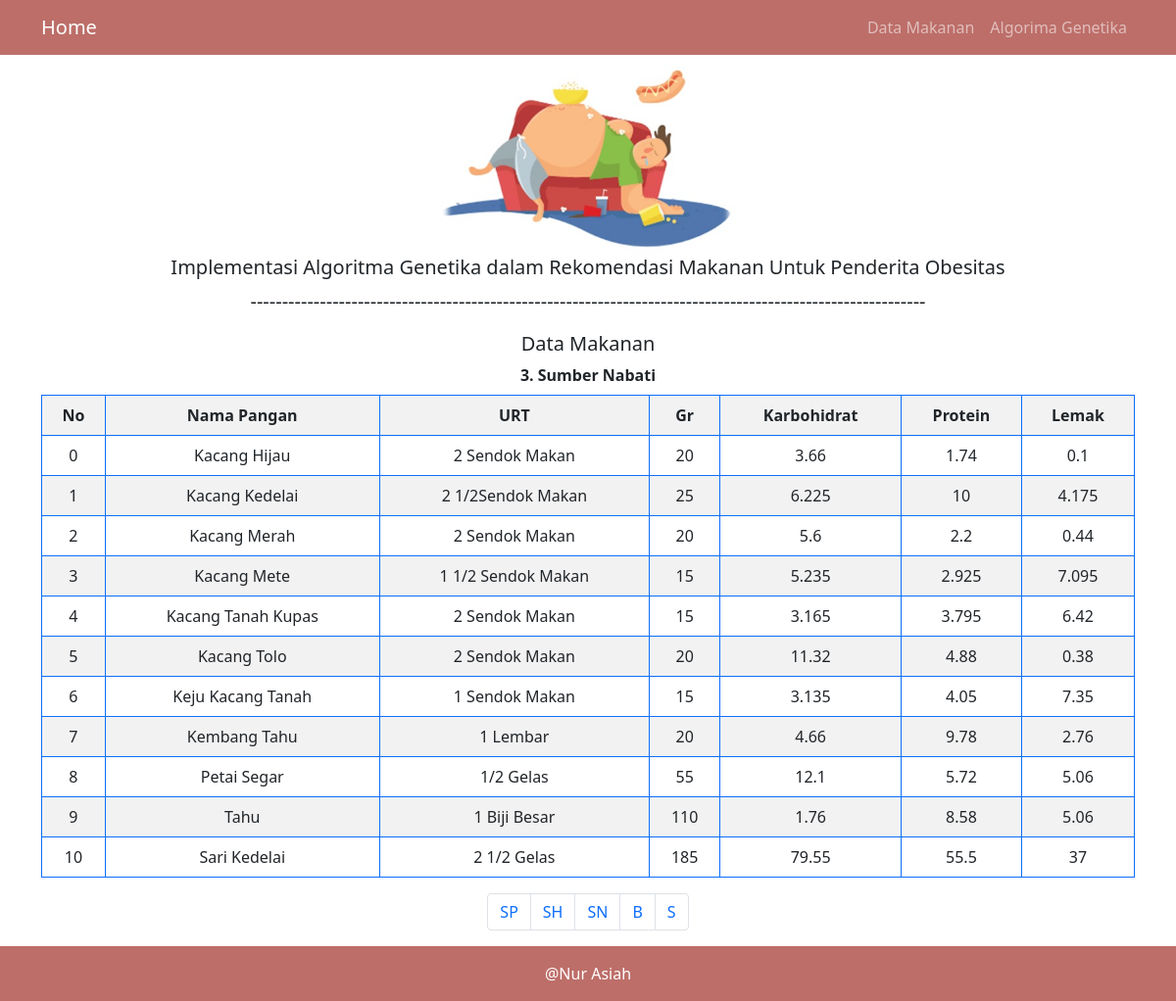
The page /sumbernabati.php on the database its author committed.
### tables this page shows
CREATE TABLE `sumbernabati` (
  `Index` int(100) NOT NULL,
  `Nama_Pangan` varchar(255) NOT NULL,
  `URT` tinytext NOT NULL,
  `Gr` int(100) NOT NULL,
  `Karbohidrat` float NOT NULL,
  `Protein` float NOT NULL,
  `Lemak` float NOT NULL
);

### sumbernabati.php (the view, shortened to what this page needs)
<!DOCTYPE html>
<html lang="en">
  <head>
    <link href="https://cdn.jsdelivr.net/npm/bootstrap@5.1.3/dist/css/bootstrap.min.css" rel="stylesheet" />
  </head>
  <body>
    <nav class="navbar navbar-expand-lg navbar-dark" style="background-color: rgba(158, 42, 34, 0.678)">
        <div class="container">
          <a class="navbar-brand" href="index.php">Home</a>
          <ul class="navbar-nav ms-auto">
            <li class="nav-item">
              <a class="nav-link" href="DataMakanan.php">Data Makanan</a>
            </li>
            <li class="nav-item">
              <a class="nav-link" href="Algoritma Genetika.php">Algorima Genetika</a>
            </li>
          </ul>
        </div>
      </nav>
    <section class="jumbotron text-center">
      <img src="img/IMG-20211129-WA0062.jpg" alt="asiah" width="300" />
      <h1 class="fs-5">Implementasi Algoritma Genetika dalam Rekomendasi Makanan Untuk Penderita Obesitas</h1>
      <p class="lead">-----------------------------------------------------------------------------------------------------------</p>
    </section>
    <div class="container">
            <div class="text-center mb-3">
    <h5>Data Makanan</h5>
     <table class ="table-bordered border-primary  table table-striped">
     <div class="text-center mb-2">
    <h7 class="fw-bold">3. Sumber Nabati</h7>
          <th><center>No</center></th>
          <th><center>Nama Pangan</center></th>
          <th><center>URT</center></center></th>
          <th><center>Gr</center></th>
          <th><center>Karbohidrat</center></th>
          <th><center>Protein</center></th>
          <th><center>Lemak</center></th>
    <?php
$no=0;
$ambildata = mysqli_query($koneksi, "select * from sumbernabati");
while ($tampildata = mysqli_fetch_array($ambildata)){
    echo "
    <tr>
        <td><center>$no</center></td>
        <td><center>$tampildata[Nama_Pangan]</center></td>
        <td><center>$tampildata[URT]</center></td>
        <td><center>$tampildata[Gr]</center></td>
        <td><center>$tampildata[Karbohidrat]</center></td>
        <td><center>$tampildata[Protein]</center></td>
        <td><center>$tampildata[Lemak]</center></td>
    </tr>";
$no++;
}
?>
 </table>
  <tr>
  <nav aria-label="Page navigation example">
  <ul class="pagination justify-content-center">
    <li class="page-item"><a class="page-link" href="DataMakanan.php">SP</a></li>
    <li class="page-item"><a class="page-link" href="sumberhewani.php">SH</a></li>
    <li class="page-item"><a class="page-link" href="sumbernabati.php">SN</a></li>
    <li class="page-item"><a class="page-link" href="buah.php">B</a></li>
    <li class="page-item"><a class="page-link" href="sayur.php">S</a></li>
  </ul>
</nav>
 </div>
    </div>
    <footer class="text-white" style="background-color: rgba(158, 42, 34, 0.678)">
      <div class="p-3">
        <div class="text-center">
          <h7>@Nur Asiah</h7>
        </div>
      </div>
    </footer>
 </body>
</html>

### rows shown on the page
sumbernabati: Nama_Pangan "Kacang Hijau", URT "2 Sendok Makan", Gr "20", Karbohidrat "3.66", Protein "1.74", Lemak "0.1"
sumbernabati: Nama_Pangan "Kacang Kedelai", URT "2 1/2Sendok Makan", Gr "25", Karbohidrat "6.225", Protein "10", Lemak "4.175"
sumbernabati: Nama_Pangan "Kacang Merah", URT "2 Sendok Makan", Gr "20", Karbohidrat "5.6", Protein "2.2", Lemak "0.44"
sumbernabati: Nama_Pangan "Kacang Mete", URT "1 1/2 Sendok Makan", Gr "15", Karbohidrat "5.235", Protein "2.925", Lemak "7.095"
sumbernabati: Nama_Pangan "Kacang Tanah Kupas", URT "2 Sendok Makan", Gr "15", Karbohidrat "3.165", Protein "3.795", Lemak "6.42"
sumbernabati: Nama_Pangan "Kacang Tolo", URT "2 Sendok Makan", Gr "20", Karbohidrat "11.32", Protein "4.88", Lemak "0.38"
sumbernabati: Nama_Pangan "Keju Kacang Tanah", URT "1 Sendok Makan", Gr "15", Karbohidrat "3.135", Protein "4.05", Lemak "7.35"
sumbernabati: Nama_Pangan "Kembang Tahu", URT "1 Lembar", Gr "20", Karbohidrat "4.66", Protein "9.78", Lemak "2.76"
sumbernabati: Nama_Pangan "Petai Segar", URT "1/2 Gelas", Gr "55", Karbohidrat "12.1", Protein "5.72", Lemak "5.06"
sumbernabati: Nama_Pangan "Tahu", URT "1 Biji Besar", Gr "110", Karbohidrat "1.76", Protein "8.58", Lemak "5.06"
sumbernabati: Nama_Pangan "Sari Kedelai", URT "2 1/2 Gelas", Gr "185", Karbohidrat "79.55", Protein "55.5", Lemak "37"
